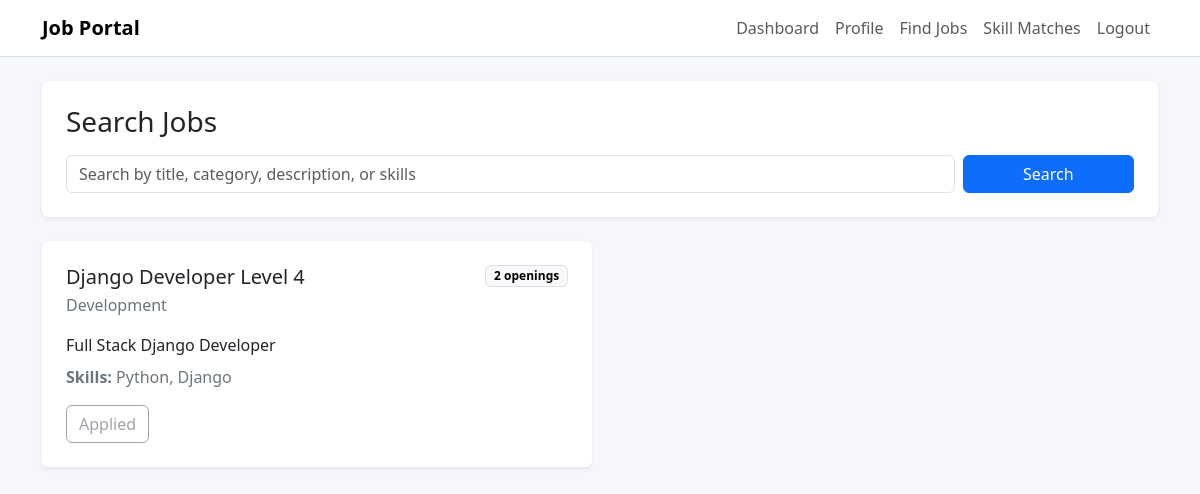
/jobs/apply/ (signed in), run on an earlier commit of the app's database.
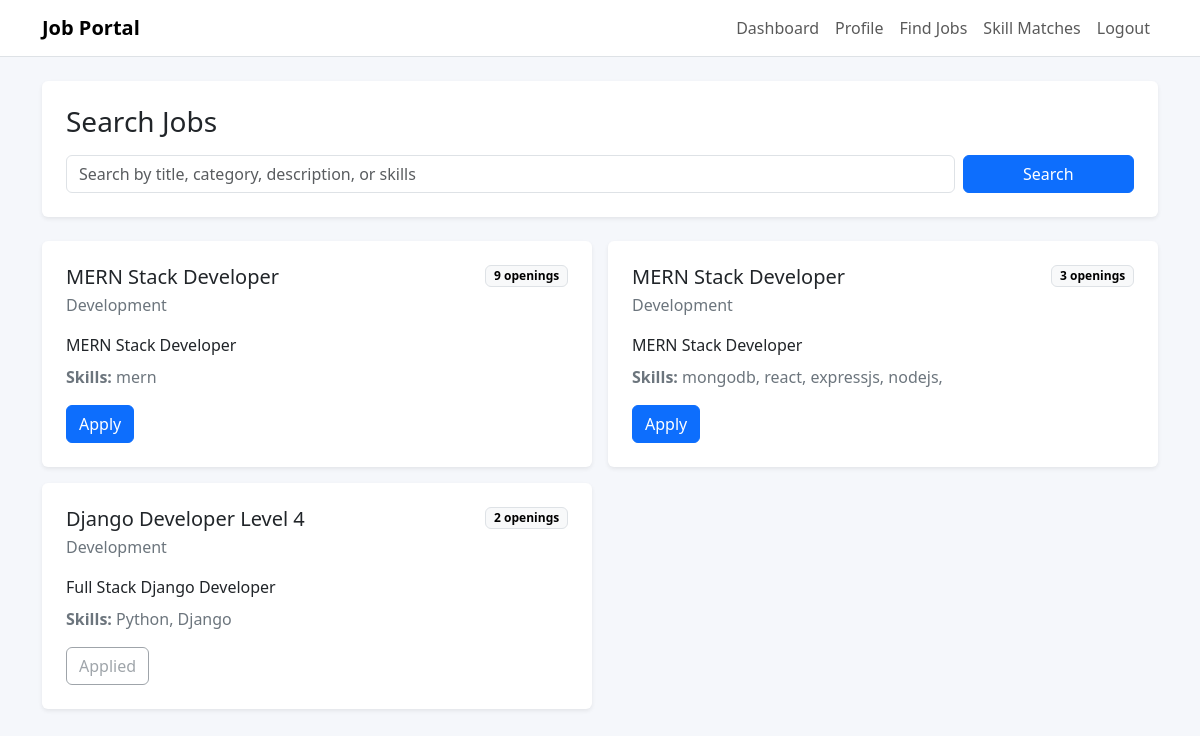
And on a later commit of the database.
### Tushar_1196_JobPortal/models.py (models this page shows, shortened)
class JobPost(models.Model):
    recruiter = models.ForeignKey(
        settings.AUTH_USER_MODEL,
        on_delete=models.CASCADE,
        related_name="job_posts",
    )
    title = models.CharField(max_length=200)
    number_of_openings = models.PositiveIntegerField()
    category = models.CharField(max_length=120)
    description = models.TextField()
    skills_set = models.TextField()
    created_at = models.DateTimeField(auto_now_add=True)
    class Meta:
        ordering = ["-created_at"]

### Tushar_1196_JobPortal/views.py (the view, shortened to what this page needs)
# urls.py: path('jobs/apply/', views.job_apply_view, name='apply_jobs'),
@login_required
@never_cache
@ensure_csrf_cookie
def job_apply_view(request):
    profile = get_or_create_profile(request.user)
    if profile.user_type != UserProfile.JOB_SEEKER:
        messages.error(request, "Only jobseekers can apply for jobs.")
        return redirect("dashboard")
    search_query = request.GET.get("q", "").strip()
    jobs = JobPost.objects.select_related("recruiter")
    applied_job_ids = set(
        JobApplication.objects.filter(jobseeker=request.user).values_list("job_id", flat=True)
    )
    for job in jobs:
        job.already_applied = job.id in applied_job_ids
    return render(
        request,
        "jobportal/apply_jobs.html",
        {
            "jobs": jobs,
            "profile": profile,
            "search_query": search_query,
        },
    )

### Tushar_1196_JobPortal/views.py (called while the page is built)
def get_or_create_profile(user):
    profile, _ = UserProfile.objects.get_or_create(
        user=user,
        defaults={
            "display_name": user.get_username(),
            "user_type": UserProfile.JOB_SEEKER,
        },
    )
    return profile

### Tushar_1196_JobPortal/templates/jobportal/apply_jobs.html (shortened to what this page needs)
{% extends "jobportal/base.html" %}
{% block content %}
<section class="card border-0 shadow-sm mb-4">
    <div class="card-body p-4">
        <h1 class="h3 mb-3">Search Jobs</h1>
        <form class="row g-2" method="get">
            <div class="col-md-10">
                <input class="form-control" type="search" name="q" value="{{ search_query }}" placeholder="Search by title, category, description, or skills">
            </div>
            <div class="col-md-2 d-grid">
                <button class="btn btn-primary" type="submit">Search</button>
            </div>
        </form>
    </div>
</section>
<div class="row g-3">
    {% for job in jobs %}
        <div class="col-lg-6">
            <article class="card border-0 shadow-sm h-100">
                <div class="card-body p-4">
                    <div class="d-flex justify-content-between gap-3">
                        <div>
                            <h2 class="h5 mb-1">{{ job.title }}</h2>
                            <div class="text-secondary">{{ job.category }}</div>
                        </div>
                        <span class="badge text-bg-light border align-self-start">{{ job.number_of_openings }} openings</span>
                    </div>
                    <p class="mt-3 mb-2">{{ job.description }}</p>
                    <p class="text-secondary mb-3"><strong>Skills:</strong> {{ job.skills_set }}</p>
                    {% if job.already_applied %}
                        <button class="btn btn-outline-secondary" type="button" disabled>Applied</button>
                    {% else %}
                        <form method="post" action="{% url 'apply_to_job' job.id %}">
                            <button class="btn btn-primary" type="submit">Apply</button>
                        </form>
                    {% endif %}
                </div>
            </article>
        </div>
    {% empty %}
        <div class="col-12">
            <div class="alert alert-info" role="alert">No jobs found.</div>
        </div>
    {% endfor %}
</div>
{% endblock %}

What changed in the data, as far as the page shows it:
added JobPost: title "MERN Stack Developer", category "Development", number_of_openings "9", description "MERN Stack Developer", skills_set "mern", shows "Apply"
added JobPost: title "MERN Stack Developer", category "Development", number_of_openings "3", description "MERN Stack Developer", skills_set "mongodb, react, expressjs, nodejs,", shows "Apply"
